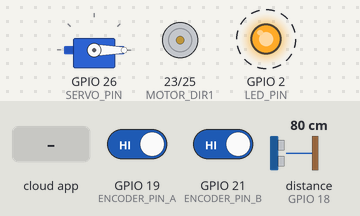
Simulated run of this sketch. Board: ESP32. On the bench: servo, motor-driver pin pairs drawn as motors (green arrow = first pin HIGH = forward, orange = second pin HIGH = backward, longer = more drive, scaled by the enable pin), output pins drawn as LEDs (lit = HIGH). Wiring (inferred from the names in the program): ultrasonic range finder: trigger GPIO 5; echo GPIO 18. Dashed ring = blinking. The inputs (shaded band) are chosen by the test bench; at power-on: GPIO 19 (ENCODER_PIN_A) HIGH, GPIO 21 (ENCODER_PIN_B) HIGH, distance to the obstacle (sensor on GPIO 18) 80 cm. The echo pulse lasts 58.3 µs per cm; the ROS host is connected and sends only what is stated; servo pulses on a pin are drawn as a servo (544–2400 µs = 0–180°); pins used as bus, display or sensor lines are not drawn.

Above: at 3.26 s.
3.3 s: the phone or cloud app sets motor_speed to 1
At 3.47 s:
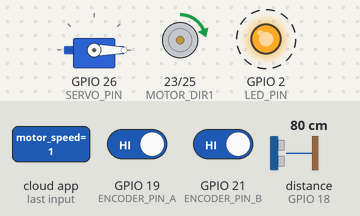
6.3 s: the phone or cloud app sets motor_speed to 0
At 6.47 s:
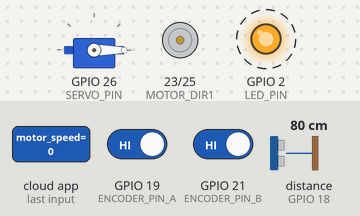
Timing chart, 0 to 15.3 s (numbered marks = the images above; inputs shaded):
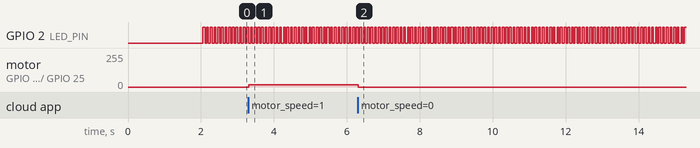

The sketch:

microros_sensors.ino
```cpp
/*
 * ESP32 MicroROS Node: Ultrasonic Sensor + Encoder Telemetry + Motor/Servo Control
 *
 * Topics Published:
 *   /ultrasonic/distance (Float32) - Distance in cm
 *   /encoder_pulses (Int32) - Cumulative encoder pulse count
 *
 * Topics Subscribed:
 *   /servo (Int8) - Steering command (-6 to +6)
 *   /motor_speed (Int8) - Speed command (-15 to +15)
 *
 * Hardware:
 *   - HC-SR04 Ultrasonic Sensor (Trig: 5, Echo: 18)
 *   - Optical Quadrature Encoder (Pin A: 19, Pin B: 21)
 *   - Motor Driver (PWM: 22, Dir1: 23, Dir2: 25)
 *   - Steering Servo (Pin 26)
 */

#include <micro_ros_arduino.h>
#include <stdio.h>
#include <rcl/rcl.h>
#include <rcl/error_handling.h>
#include <rclc/rclc.h>
#include <rclc/executor.h>
#include <std_msgs/msg/float32.h>
#include <std_msgs/msg/int32.h>
#include <std_msgs/msg/int8.h>

// ═══════════════════════════════════════════════════════════════════════════
// PIN DEFINITIONS
// ═══════════════════════════════════════════════════════════════════════════

#define ULTRASONIC_TRIG     5
#define ULTRASONIC_ECHO     18

#define ENCODER_PIN_A       19
#define ENCODER_PIN_B       21

#define MOTOR_PWM           22
#define MOTOR_DIR1          23
#define MOTOR_DIR2          25

#define SERVO_PIN           26
#define LED_PIN             2

// ═══════════════════════════════════════════════════════════════════════════
// ROS OBJECTS & MESSAGES
// ═══════════════════════════════════════════════════════════════════════════

rcl_publisher_t ultrasonic_pub;
rcl_publisher_t encoder_pub;
rcl_subscription_t servo_sub;
rcl_subscription_t motor_sub;

std_msgs__msg__Float32 ultrasonic_msg;
std_msgs__msg__Int32 encoder_msg;
std_msgs__msg__Int8 servo_msg;
std_msgs__msg__Int8 motor_msg;

rclc_executor_t executor;
rclc_support_t support;
rcl_allocator_t allocator;
rcl_node_t node;
rcl_timer_t timer;

// ═══════════════════════════════════════════════════════════════════════════
// ENCODER & HARDWARE VARIABLES
// ═══════════════════════════════════════════════════════════════════════════

volatile long encoder_pulses = 0;
volatile int last_a = 0;
volatile int last_b = 0;

// ═══════════════════════════════════════════════════════════════════════════
// INTERRUPT HANDLERS
// ═══════════════════════════════════════════════════════════════════════════

void IRAM_ATTR encoder_isr_a() {
    int a = digitalRead(ENCODER_PIN_A);
    int b = digitalRead(ENCODER_PIN_B);

    if (a != last_a) {
        if (a == b) {
            encoder_pulses++;
        } else {
            encoder_pulses--;
        }
        last_a = a;
    }
}

void IRAM_ATTR encoder_isr_b() {
    int a = digitalRead(ENCODER_PIN_A);
    int b = digitalRead(ENCODER_PIN_B);

    if (b != last_b) {
        if (a != b) {
            encoder_pulses++;
        } else {
            encoder_pulses--;
        }
        last_b = b;
    }
}

// ═══════════════════════════════════════════════════════════════════════════
// ULTRASONIC SENSOR (OPTIMIZED NON-BLOCKING READ)
// ═══════════════════════════════════════════════════════════════════════════

float read_ultrasonic() {
    digitalWrite(ULTRASONIC_TRIG, LOW);
    delayMicroseconds(2);
    digitalWrite(ULTRASONIC_TRIG, HIGH);
    delayMicroseconds(10);
    digitalWrite(ULTRASONIC_TRIG, LOW);

    // Non-blocking timeout capped at 12000 microseconds (~200 cm max range)
    long duration = pulseIn(ULTRASONIC_ECHO, HIGH, 12000);

    if (duration == 0) {
        return 999.0f;  // No reflection detected
    }

    // Distance (cm) = (Duration * 0.0343) / 2
    float distance = (duration * 0.0343f) / 2.0f;
    return distance;
}

// ═══════════════════════════════════════════════════════════════════════════
// MOTOR & SERVO DRIVERS
// ═══════════════════════════════════════════════════════════════════════════

void set_motor(int speed) {
    // Speed range: -15 to +15 mapped to PWM 0-255
    if (speed > 0) {
        digitalWrite(MOTOR_DIR1, HIGH);
        digitalWrite(MOTOR_DIR2, LOW);
        analogWrite(MOTOR_PWM, min(speed * 17, 255));
    } else if (speed < 0) {
        digitalWrite(MOTOR_DIR1, LOW);
        digitalWrite(MOTOR_DIR2, HIGH);
        analogWrite(MOTOR_PWM, min(-speed * 17, 255));
    } else {
        digitalWrite(MOTOR_DIR1, LOW);
        digitalWrite(MOTOR_DIR2, LOW);
        analogWrite(MOTOR_PWM, 0);
    }
}

void set_servo(int angle) {
    // Steering range: -6 to +6 mapped to PWM pulse (1000us - 2000us)
    int pulse_width = map(angle, -6, 6, 1000, 2000);
    ledcWrite(0, pulse_width);
}

// ═══════════════════════════════════════════════════════════════════════════
// ROS CALLBACKS
// ═══════════════════════════════════════════════════════════════════════════

void timer_callback(rcl_timer_t *timer, int64_t last_call_time) {
    RCLC_UNUSED(last_call_time);

    if (timer != NULL) {
        ultrasonic_msg.data = read_ultrasonic();
        rcl_publish(&ultrasonic_pub, &ultrasonic_msg, NULL);

        encoder_msg.data = encoder_pulses;
        rcl_publish(&encoder_pub, &encoder_msg, NULL);

        digitalWrite(LED_PIN, !digitalRead(LED_PIN));
    }
}

void servo_callback(const void *msg_in) {
    const std_msgs__msg__Int8 *msg = (const std_msgs__msg__Int8 *)msg_in;
    set_servo(msg->data);
}

void motor_callback(const void *msg_in) {
    const std_msgs__msg__Int8 *msg = (const std_msgs__msg__Int8 *)msg_in;
    set_motor(msg->data);
}

// ═══════════════════════════════════════════════════════════════════════════
// SETUP & MAIN LOOP
// ═══════════════════════════════════════════════════════════════════════════

void setup() {
    pinMode(ULTRASONIC_TRIG, OUTPUT);
    pinMode(ULTRASONIC_ECHO, INPUT);
    pinMode(ENCODER_PIN_A, INPUT_PULLUP);
    pinMode(ENCODER_PIN_B, INPUT_PULLUP);
    pinMode(MOTOR_PWM, OUTPUT);
    pinMode(MOTOR_DIR1, OUTPUT);
    pinMode(MOTOR_DIR2, OUTPUT);
    pinMode(LED_PIN, OUTPUT);

    ledcSetup(0, 50, 16);  // PWM channel 0, 50Hz, 16-bit
    ledcAttachPin(SERVO_PIN, 0);

    attachInterrupt(digitalPinToInterrupt(ENCODER_PIN_A), encoder_isr_a, CHANGE);
    attachInterrupt(digitalPinToInterrupt(ENCODER_PIN_B), encoder_isr_b, CHANGE);

    set_motor(0);
    set_servo(0);

    set_microros_transports();
    delay(2000);

    allocator = rcl_get_default_allocator();
    rclc_support_init(&support, 0, NULL, &allocator);
    rclc_node_init_default(&node, "esp32_node", "", &support);

    rclc_publisher_init_default(
        &ultrasonic_pub, &node,
        ROSIDL_GET_MSG_TYPE_SUPPORT(std_msgs, msg, Float32),
        "/ultrasonic/distance"
    );

    rclc_publisher_init_default(
        &encoder_pub, &node,
        ROSIDL_GET_MSG_TYPE_SUPPORT(std_msgs, msg, Int32),
        "/encoder_pulses"
    );

    rclc_subscription_init_default(
        &servo_sub, &node,
        ROSIDL_GET_MSG_TYPE_SUPPORT(std_msgs, msg, Int8),
        "/servo"
    );

    rclc_subscription_init_default(
        &motor_sub, &node,
        ROSIDL_GET_MSG_TYPE_SUPPORT(std_msgs, msg, Int8),
        "/motor_speed"
    );

    rclc_timer_init_default(
        &timer, &support, RCL_MS_TO_NS(50), timer_callback
    );

    rclc_executor_init(&executor, &support.context, 3, &allocator);
    rclc_executor_add_timer(&executor, &timer);
    rclc_executor_add_subscription(&executor, &servo_sub, &servo_msg, &servo_callback, ON_NEW_DATA);
    rclc_executor_add_subscription(&executor, &motor_sub, &motor_msg, &motor_callback, ON_NEW_DATA);
}

void loop() {
    rclc_executor_spin_some(&executor, RCL_MS_TO_NS(10));
}
```

Measured:
- after the input at 3.3 s, motor on GPIO 23 (MOTOR_DIR1) / GPIO 25 (MOTOR_DIR2): stopped → forward 17/255 at once
- after the input at 6.3 s, motor on GPIO 23 (MOTOR_DIR1) / GPIO 25 (MOTOR_DIR2): forward 17/255 → stopped at once
- by itself, GPIO 2 (LED_PIN): alternates HIGH for 0.05 s and LOW for 0.05 s
